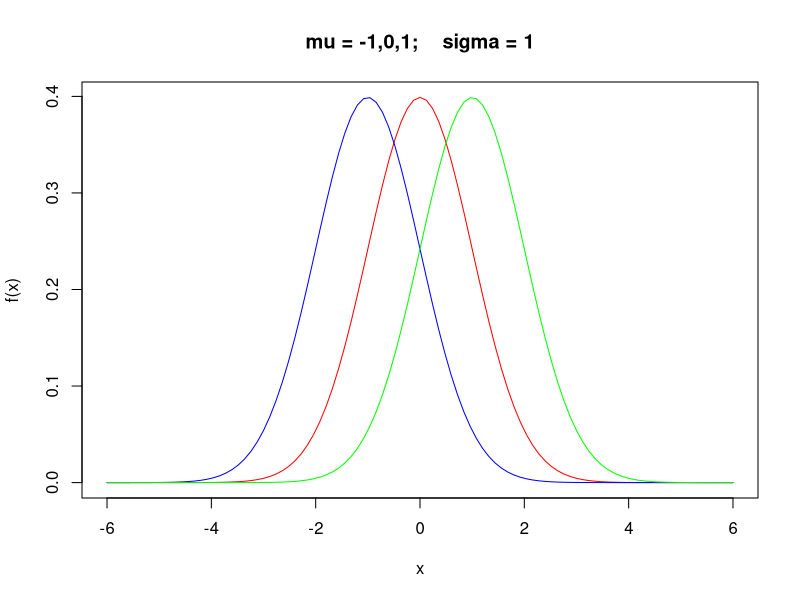
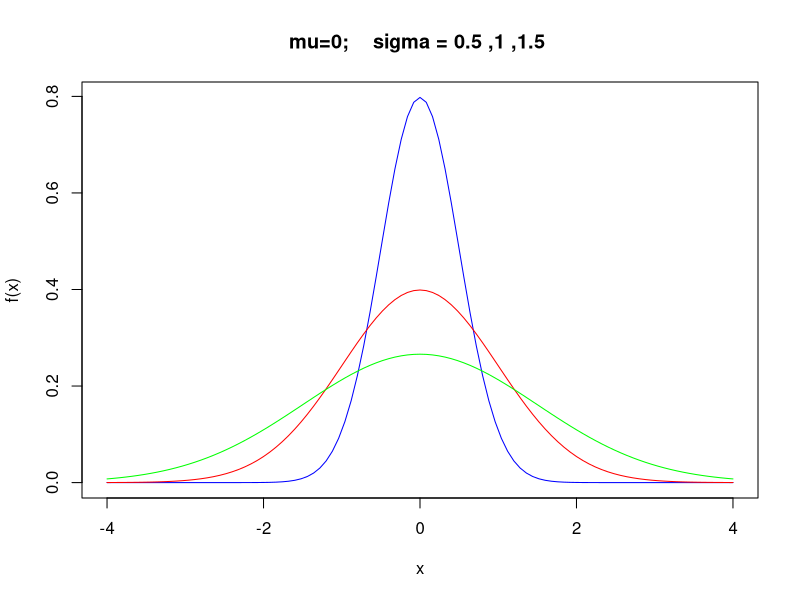
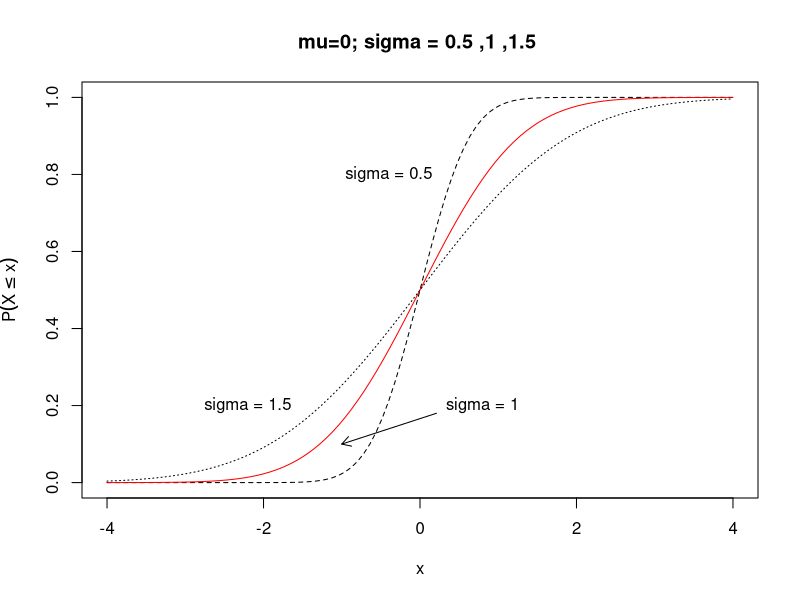
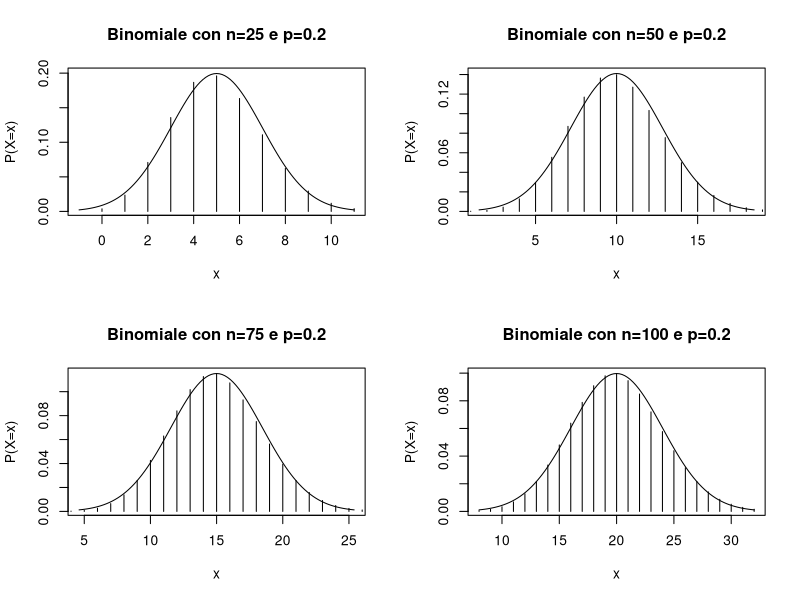
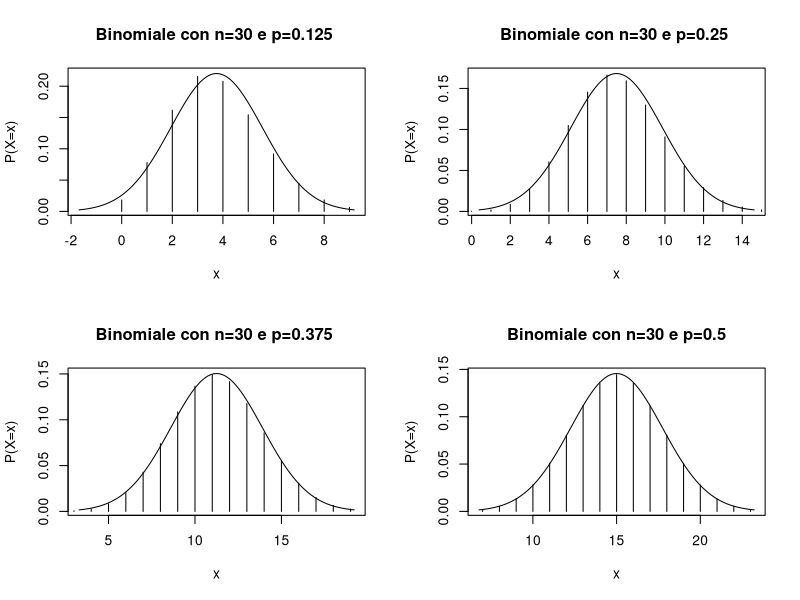
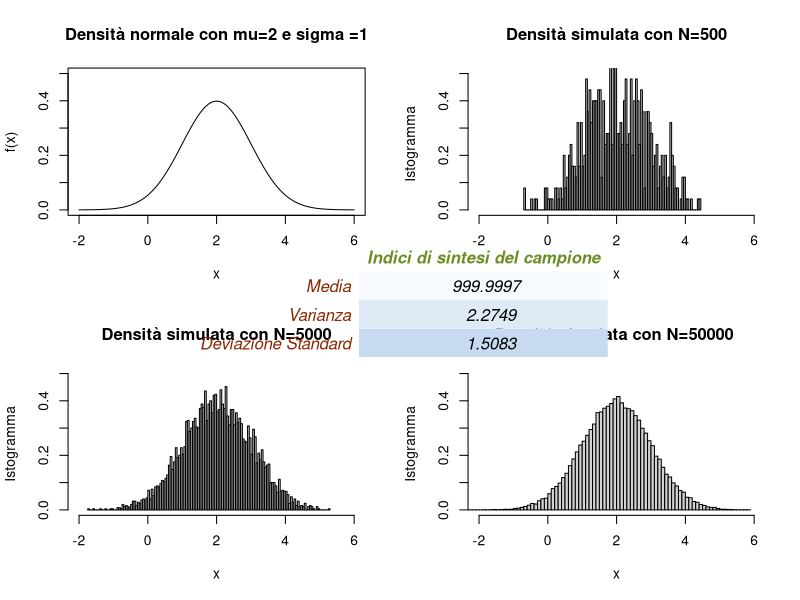
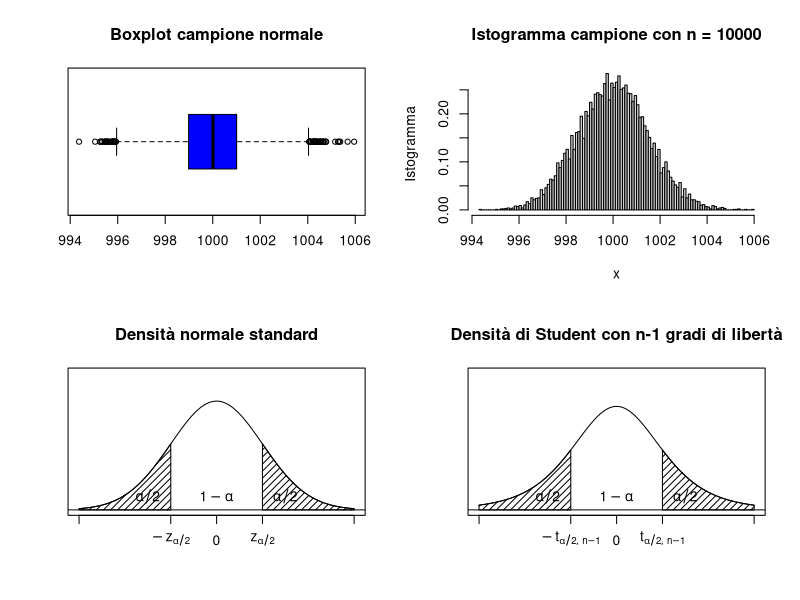
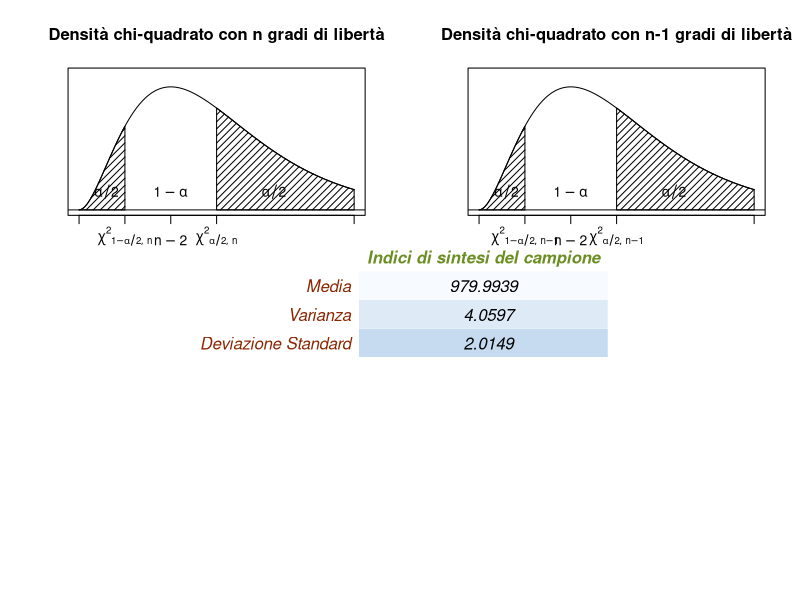

Write R code to recreate these figures, in order. (Note: this script raises an error after producing the figures.)
## ---- chunk 1
curve(dnorm (x,mean=0,sd =1) ,from=-6, to=6, xlab="x",ylab="f(x)",
      main="mu = -1,0,1;    sigma = 1",col = "red")
curve(dnorm (x,mean=-1,sd =1) ,from=-6, to=6, xlab="x",ylab="f(x)",
      add=TRUE,col = "blue")
curve(dnorm (x,mean=1,sd =1) ,from=-6, to=6, xlab="x",ylab="f(x)",
      add=TRUE, col = "green")
## ---- chunk 2
curve(dnorm(x,mean=0, sd =0.5) ,from=-4, to=4, xlab="x",
      ylab="f(x)",main="mu=0;    sigma = 0.5 ,1 ,1.5 ",col = "blue")
curve(dnorm(x,mean=0, sd=1) ,from=-4, to=4, xlab="x",ylab="f(x)",
      add=TRUE,col="red")
curve(dnorm(x,mean=0, sd =1.5) ,from=-4, to=4, xlab="x",ylab="f(x)",
      add=TRUE,col="green")
## ---- chunk 3
curve(pnorm (x,mean=0,sd =0.5) ,from=-4, to=4, xlab="x",
ylab=expression (P(X<=x)),main="mu=0; sigma = 0.5 ,1 ,1.5 ",lty =2)
text (-0.4,0.8, "sigma = 0.5")
curve(pnorm (x,mean=0,sd=1) ,add=TRUE,col="red")
arrows (-1,0.1,0.21,0.18, code=1, length = 0.10)
text (0.8 ,0.2 , "sigma = 1")
curve(pnorm (x,mean=0,sd =1.5) ,add =TRUE ,lty =3)
text (-2.2,0.2, "sigma = 1.5")
## ---- chunk 4
pnorm (3, mean=0,sd =1) - pnorm (-3,mean=0, sd=1)
## ---- chunk 5
scelta <- c(0 ,0.25,0.5 ,0.75,1)
qnorm(scelta, mean = 0, sd = 1)
## ---- chunk 6
par(mfrow =c(2,2))
p<-0.2
q<-1-p

x<-0:25
n<-25
curve(dnorm(x,n*p,sqrt(n*p*q)),from=n*p-3*sqrt(n*p*q),to=n*p+3*sqrt(n*p*q),xlab="x",ylab="P(X=x)",main="Binomiale con n=25 e p=0.2")
lines(x,dbinom (x,n ,0.2) ,type="h")

x<-0:50
n<-50
curve(dnorm(x,n*p,sqrt(n*p*q)),from=n*p-3*sqrt(n*p*q),to=n*p+3*sqrt(n*p*q),xlab="x",ylab="P(X=x)",main="Binomiale con n=50 e p=0.2")
lines(x,dbinom (x,n ,0.2) ,type="h")

x<-0:75
n<-75
curve(dnorm(x,n*p,sqrt(n*p*q)),from=n*p-3*sqrt(n*p*q),to=n*p+3*sqrt(n*p*q),xlab="x",ylab="P(X=x)",main="Binomiale con n=75 e p=0.2")

lines(x,dbinom (x,n ,0.2) ,type="h")

x<-0:100
n<-100
curve(dnorm (x,n*p,sqrt(n*p*q)),from=n*p-3*sqrt(n*p*q),to=n*p+3*sqrt(n*p*q),xlab="x",ylab="P(X=x)",main="Binomiale con n=100 e p=0.2")
lines(x,dbinom (x,n ,0.2) ,type="h")
## ---- chunk 7
par(mfrow =c(2,2))
x<-0:30
n<-30
p<-0.125
q<-1-p
curve(dnorm(x,n*p,sqrt(n*p*q)),from=n*p-3*sqrt(n*p*q),to=n*p+3*sqrt(n*p*q),xlab="x",ylab="P(X=x)",main="Binomiale con n=30 e p=0.125 ")
lines(x,dbinom (x,n ,0.125) ,type="h")

p<-0.25
q<-1-p
curve(dnorm(x,n*p,sqrt(n*p*q)),from=n*p-3*sqrt(n*p*q),to=n*p+3*sqrt(n*p*q),xlab="x",ylab="P(X=x)",main="Binomiale con n=30 e p=0.25 ")
lines(x,dbinom (x,n ,0.25) ,type="h")

p<-0.375
q<-1-p
curve(dnorm(x,n*p,sqrt(n*p*q)),from=n*p-3*sqrt(n*p*q),to=n*p+3*sqrt(n*p*q),xlab="x",ylab="P(X=x)",main="Binomiale con n=30 e p=0.375 ")
lines(x,dbinom (x,n ,0.375) ,type="h")

p<-0.5
q<-1-p
curve(dnorm(x,n*p,sqrt(n*p*q)),from=n*p-3*sqrt(n*p*q),to=n*p+3*sqrt(n*p*q),xlab="x",ylab="P(X=x)",main="Binomiale con n=30 e p=0.5")
lines(x,dbinom (x,n ,0.5) ,type="h")
## ---- chunk 8
par(mfrow =c(2,2))
curve(dnorm(x,mean=2, sd=1) ,from=-2, to=6, xlab="x",ylab="f(x)", ylim=c(0 ,0.5) ,main="Densità normale con mu=2 e sigma =1")

sim1 <-rnorm (500, mean=2,sd =1)
hist(sim1 ,freq=F,xlim=c(-2,6) ,ylim=c(0 ,0.5) ,breaks =100, xlab="x",ylab="Istogramma ",main="Densità simulata con N=500")

sim2 <-rnorm (5000 , mean=2, sd=1)
hist(sim2 ,freq=F,xlim=c(-2,6) ,ylim=c(0 ,0.5) ,breaks =100, xlab="x",ylab="Istogramma ",main="Densità simulata con N=5000")

sim3 <-rnorm (50000 , mean=2,sd=1)
hist(sim3 ,freq=F,xlim=c(-2,6) ,ylim=c(0 ,0.5) ,breaks =100, xlab="x",ylab="Istogramma ",main="Densità simulata con N=50000 ")
## ---- chunk 9
campione <- rnorm(10000,mean = 1000 , sd = 1.5)
## ---- chunk 10
library(gridExtra)
library(grid)

TSpecial <- ttheme_minimal(
  core=list(bg_params = list(fill = blues9[1:4], col=NA),
            fg_params=list(fontface=3)),
  colhead=list(fg_params=list(col="olivedrab", fontface=4L)),
  rowhead=list(fg_params=list(col="orangered4", fontface=3L)))

mediaCampione <- mean(campione)
varianzaCampione <- var(campione)
deviazioneStandardCampione <- sd(campione)
valori <- c(mediaCampione, varianzaCampione,deviazioneStandardCampione)

matriceValori <- cbind(valori)
rownames(matriceValori) <- c("Media","Varianza","Deviazione Standard")
colnames(matriceValori) <- "Indici di sintesi del campione"
outputTable <- tableGrob(format (matriceValori , digits = 5), theme=TSpecial)
grid.draw(outputTable)
## ---- chunk 11
quantile(campione)
## ---- chunk 12
boxplot(campione,main="Boxplot campione normale", col = "blue", horizontal = TRUE)
## ---- chunk 13
hist(campione ,freq=F,breaks =100, xlab="x",ylab="Istogramma ",main="Istogramma campione con n = 10000")
## ---- chunk 14
stimaMediaMomenti <-mean(campione)
stimaMediaMomenti

stimaVarianzaMomenti <-(length (campione) -1)*var(campione)/length (campione)
stimaVarianzaMomenti
## ---- chunk 15
curve(dnorm (x,mean=0,sd=1) ,from=-3, to=3, axes=FALSE ,ylim=c(0 ,0.5) ,
xlab="",ylab="",main="Densità normale standard")
text (0,0.05, expression (1- alpha))
axis(1,c(-3,-1,0,1,3) ,c("",expression (-z[alpha /2]) ,
0, expression (z[alpha /2]) ,""))
vals <-seq(-3,-1, length =100)
x<-c(-3,vals ,-1,-3)
y<-c(0, dnorm(vals) ,0,0)
polygon (x,y,density =20, angle =45)
vals <-seq(1,3, length =100)
x<-c(1,vals ,3,1)
y<-c(0, dnorm(vals) ,0,0)
polygon (x,y,density =20, angle =45)
abline (h=0)
text (-1.5,0.05, expression (alpha/2))
text (1.5 ,0.05 , expression (alpha/2))
box ()
## ---- chunk 16
alpha <-1 - 0.95

deviazioneStandard <- 1.5
n<-length (campione)
#stima del limite inferiore
mean(campione)-qnorm (1- alpha /2,mean=0,sd =1)*deviazioneStandard/sqrt(n)
#stima del limite superiore
mean(campione)+qnorm (1- alpha /2,mean=0,sd =1)*deviazioneStandard/sqrt(n)

## ---- chunk 17
curve(dt(x,df =5) ,from=-3, to=3, axes=FALSE ,ylim=c(0 ,0.5) ,xlab="",
ylab="",main="Densità di Student con n-1 gradi di libertà")
text(0,0.05, expression (1- alpha ))
axis(1,c(-3,-1,0,1,3) ,c("",expression (-t[list(alpha/2,n-1) ]) ,0,
expression (t[list(alpha/2,n-1) ]),""))
vals <-seq(-3,-1, length =100)
x<-c(-3,vals ,-1,-3)
y<-c(0,dt(vals ,df=5) ,0,0)
polygon (x,y,density =20, angle =45)
vals <-seq(1,3, length =100)
x<-c(1,vals ,3,1)
y<-c(0,dt(vals ,df=5) ,0,0)
polygon (x,y,density =20, angle =45)
abline (h=0)
text (-1.5,0.05, expression (alpha/2))
text (1.5 ,0.05 , expression (alpha/2))
box ()
## ---- chunk 18
alpha <-1 - 0.95

deviazioneStandard <- sd(campione)
deviazioneStandard
n<-length (campione)
#stima del limite inferiore
mean(campione)-qt(1- alpha /2,df=n-1)*deviazioneStandard/sqrt(n)
#stima del limite superiore
mean(campione)+qt(1- alpha /2,df=n-1)*deviazioneStandard/sqrt(n)

## ---- chunk 19
curve(dchisq (x,df=6) ,from=0, to=12, axes=FALSE ,ylim=c(0 ,0.15),
xlab="",ylab="",main="Densità chi-quadrato con n gradi di libertà")
text (4,0.02, expression (1- alpha))
axis(1,c(0,2,4,6,12) ,c("",expression ({ chi ^2}[ list(1- alpha/2,n)]),expression (n-2) ,expression ({chi ^2}[ list(alpha /2,n)]),""))
vals <-seq(0,2, length =100)
x<-c(0,vals ,2,0)
y<-c(0, dchisq (vals ,df=6) ,0,0)
polygon (x,y,density =20, angle =45)
vals <-seq (6,12, length =100)
x<-c(6,vals ,12 ,6)
y<-c(0, dchisq (vals ,df=6) ,0,0)
polygon (x,y,density =20, angle =45)
abline (h=0)
text (1.2 ,0.02 , expression (alpha /2))
text (8.5 ,0.02 , expression (alpha /2))
box ()
## ---- chunk 20
n <- length (campione)
mu <- 1000
alpha <-1 - 0.95


#stima del limite inferiore
((n-1)*var (campione)+n*(mean(campione)-mu)**2)/qchisq (1- alpha/2,df=n)
#stima del limite superiore
((n-1)*var (campione)+n*(mean(campione)-mu)**2)/qchisq(alpha/2,df=n)
## ---- chunk 21
curve(dchisq (x,df=6) ,from=0, to=12, axes=FALSE ,ylim=c(0 ,0.15),
xlab="",ylab="",main="Densità chi-quadrato con n-1 gradi di libertà")
text(4,0.02, expression (1- alpha ))
axis(1,c(0,2,4,6,12) ,c("",expression ({chi ^2}[ list(1- alpha/2,n-1) ]),expression (n-2) ,expression ({chi ^2}[ list(alpha /2,n-1) ]),""))
vals <-seq(0,2, length =100)
x<-c(0,vals ,2,0)
y<-c(0, dchisq (vals ,df=6) ,0,0)
polygon (x,y,density =20, angle =45)
vals <-seq (6,12, length =100)
x<-c(6,vals ,12 ,6)
y<-c(0, dchisq(vals ,df =6) ,0,0)
polygon (x,y,density =20, angle =45)
abline (h=0)
text (1.2 ,0.02 , expression (alpha/2))
text (8.5 ,0.02 , expression (alpha/2))
box ()
## ---- chunk 22
n <- length (campione)
alpha <-1 - 0.95

(n-1) *var(campione)/qchisq (1- alpha/2,df=n -1)
(n-1) *var(campione)/qchisq (alpha /2,df=n-1)
## ---- chunk 23
campione2 <- rnorm(9000,mean = 980 , sd = 2)
## ---- chunk 24
mediaCampione2 <- mean(campione2)
varianzaCampione2 <- var(campione2)
deviazioneStandardCampione2 <- sd(campione2)
valori2 <- c(mediaCampione2, varianzaCampione2,deviazioneStandardCampione2)

matriceValori2 <- cbind(valori2)
rownames(matriceValori2) <- c("Media","Varianza","Deviazione Standard")
colnames(matriceValori2) <- "Indici di sintesi del campione"
outputTable <- tableGrob(format (matriceValori2 , digits = 5), theme=TSpecial)
grid.draw(outputTable)
## ---- chunk 25
quantile(campione2)
## ---- chunk 26
alpha <-1 -0.95

n1 <- length(campione)
n2 <- length(campione2)

m1 <- mean(campione)
m2 <- mean(campione2)

sigma1 <- 2.25
sigma2 <- 4

#stima del limite inferiore
m1-m2 -qnorm (1- alpha/2,mean=0, sd=1)*sqrt(sigma1 ^2/n1+sigma2 ^2/n2)
#stima del limite superiore
m1-m2+qnorm (1- alpha/2,mean=0, sd=1)*sqrt(sigma1 ^2/n1+sigma2 ^2/n2)
## ---- chunk 27
alpha <-1 -0.99

n1 <- length(campione)
n2 <- length(campione2)

m1 <- mean(campione)
m2 <- mean(campione2)


s1 <- sd(campione)
s2 <- sd(campione2)

#stima del limite inferiore
m1-m2 -qnorm (1- alpha/2,mean=0, sd=1)*sqrt(s1^2/n1+s2^2/n2)
#stima del limite superiore
m1-m2+qnorm (1- alpha/2,mean=0, sd=1)*sqrt(s1^2/n1+s2^2/n2)
## ---- chunk 28
knitr::include_graphics("./img/ipotesi.jpg")
## ---- chunk 29
curve(dnorm(x,mean=0, sd=1) ,from=-3, to=3, axes=FALSE ,ylim=c(0 ,0.5) ,xlab="",ylab="",main="Densità normale standard")
text(0,0.05, expression (1- alpha ))
text(0,0.2,"Regione di accettazione")
axis(1,c(-3,-1,0,1,3) ,c("",expression (-z[alpha/2]) ,0, expression (z[alpha/2]) ,""))
vals <-seq(-3,-1, length =100)
x<-c(-3,vals ,-1,-3)
y<-c(0, dnorm(vals) ,0,0)
polygon (x,y,density =20, angle =45)
vals <-seq(1,3, length =100)
x<-c(1,vals ,3,1)
y<-c(0, dnorm(vals) ,0,0)
polygon (x,y,density =20, angle =45)
abline (h=0)
text (-1.5,0.05, expression (alpha/2))
text (-2.2,0.1, "Regione di rifiuto")
text (1.5 ,0.05 , expression (alpha/2))
text (2.2 ,0.1 , "Regione di rifiuto")
box ()
## ---- chunk 30
alpha <- 0.05
mu0 <- 999.94
sigma <- 2.25

#z alpha/2
qnorm (1- alpha /2,mean=0,sd=1)

#-z alpha/2
-qnorm (1- alpha /2,mean=0,sd=1)

n <- length(campione)

meancamp <-mean(campione)
(meancamp -mu0 )/(sigma/sqrt(n))
## ---- chunk 31
curve (dnorm (x,mean=0,sd=1) ,from=-3, to=3, axes=FALSE ,ylim=c(0 ,0.5)
,xlab="",
ylab="",main="Densità normale standard")
text (0,0.05, expression (1- alpha))
text (0,0.2,"Regione di accettazione")
axis(1,c(-3,-1,0,1,3) ,c(""," "," ",expression (z[alpha ]),""))
vals <-seq(1,3, length =100)
x<-c(1,vals ,3,1)
y<-c(0, dnorm(vals) ,0,0)
polygon (x,y,density =20, angle =45)
abline (h=0)
text (1.5 ,0.05 , expression (alpha))
text (2.2 ,0.1 , "Regione di rifiuto")
box ()
## ---- chunk 32
curve (dnorm(x,mean=0,sd =1) ,from=-3, to=3, axes=FALSE ,ylim=c(0 ,0.5)
,xlab="",
ylab="",main="Densità normale standard")
text (0,0.05, expression (1- alpha))
text (0,0.2,"Regione di accettazione")
axis(1,c(-3,-1,0,1,3) ,c("",expression (-z[alpha ])," "," ",""))
vals <-seq(-3,-1, length =100)
x<-c(-3,vals ,-1,-3)
y<-c(0, dnorm(vals) ,0,0)
polygon (x,y,density =20, angle =45)
abline (h=0)
text (-1.5,0.05, expression (alpha ))
text (-2.2 ,0.1 , "Regione di rifiuto")
box ()
## ---- chunk 33
curve (dt(x,df=5) ,from=-3, to=3, axes=FALSE ,ylim=c(0 ,0.5) ,xlab="",
ylab="",main="Densità di Student con n-1 gradi di libertà")
text (0,0.05, expression (1- alpha))
text (0,0.2,"Regione di accettazione")
axis(1,c(-3,-1,0,1,3) ,c("",expression (-t[list(alpha /2,n -1) ]) ,0,
expression (t[list(alpha/2,n-1) ]),""))
vals <-seq(-3,-1, length =100)
x<-c(-3,vals ,-1,-3)
y<-c(0, dt(vals ,df =5) ,0,0)
polygon (x,y,density =20, angle =45)
vals <-seq(1,3, length =100)
x<-c(1, vals ,3,1)
y<-c(0, dt(vals ,df =5) ,0,0)
polygon (x,y,density =20, angle =45)
abline (h=0)
text (-1.5,0.05, expression (alpha /2))
text (-2.2,0.1, "Regione di rifiuto")
text (1.5 ,0.05 , expression (alpha/2))
text (2.2,0.1, "Regione di rifiuto")
box ()
## ---- chunk 34
alpha <- 0.03
mu0 <- 999.90
sigma <- 2.25

#z alpha/2
qt(1- alpha/2,df=n-1)
#-z alpha/2
-qt(1- alpha/2,df=n-1)

n <- length(campione)

meancamp <-mean(campione)
sdCamp <- sd(campione) 
(meancamp -mu0)/(sdCamp /sqrt(n))
## ---- chunk 35
curve (dt(x,df=5) ,from=-3, to=3, axes=FALSE ,ylim=c(0 ,0.5) ,xlab="",
ylab="",main="Densità di Student con n-1 gradi di libertà")
text (0,0.05, expression (1- alpha))
text (0,0.2,"Regione di accettazione")
axis(1,c(-3,-1,0,1,3) ,c("",expression (-t[list(alpha ,n-1) ])," "," ",""))
vals <-seq(-3,-1, length =100)
x<-c(-3,vals ,-1,-3)
y<-c(0, dt(vals ,df =5) ,0,0)
polygon (x,y,density =20, angle =45)
abline (h=0)
text (-1.5,0.05, expression (alpha /2))

box ()
## ---- chunk 36
curve (dt(x,df=5) ,from=-3, to=3, axes=FALSE ,ylim=c(0 ,0.5) ,xlab="",
ylab="",main="Densità di Student con n-1 gradi di libertà")
text (0,0.05, expression (1- alpha))
text (0,0.2,"Regione di accettazione")
axis(1,c(-3,-1,0,1,3) ,c(""," "," ",expression (t[list(alpha ,n-1) ]),""))
vals <-seq(1,3, length =100)
x<-c(1, vals ,3,1)
y<-c(0, dt(vals ,df =5) ,0,0)
polygon (x,y,density =20, angle =45)
abline (h=0)
text (1.5 ,0.05 , expression (alpha/2))
text (2.2,0.1, "Regione di rifiuto")
box ()
## ---- chunk 37

m <- mean(campione)
d <- sd(campione)

a <- numeric (4)
for(i in 1:4)
a[i]<-qnorm (0.2*i,mean=m,sd=d)
a
## ---- chunk 38
r<-5
nint <-numeric (r)
nint [1] <-length (which(campione < a[1]))
nint [2] <-length (which ((campione >= a[1])&(campione <a[2])))
nint [3] <-length (which ((campione >= a[2])&(campione <a[3])))
nint [4] <-length (which ((campione >= a[3])&(campione <a[4])))
nint [5] <-length (which(campione >= a[4]))
nint
## ---- chunk 39
chi2 <-sum ((( nint -n*0.2)/sqrt(n*0.2))^2)
chi2
## ---- chunk 40
k<-2
alpha <-0.05
qchisq (alpha/2,df=r-k -1)

qchisq (1- alpha /2,df=r-k-1)
